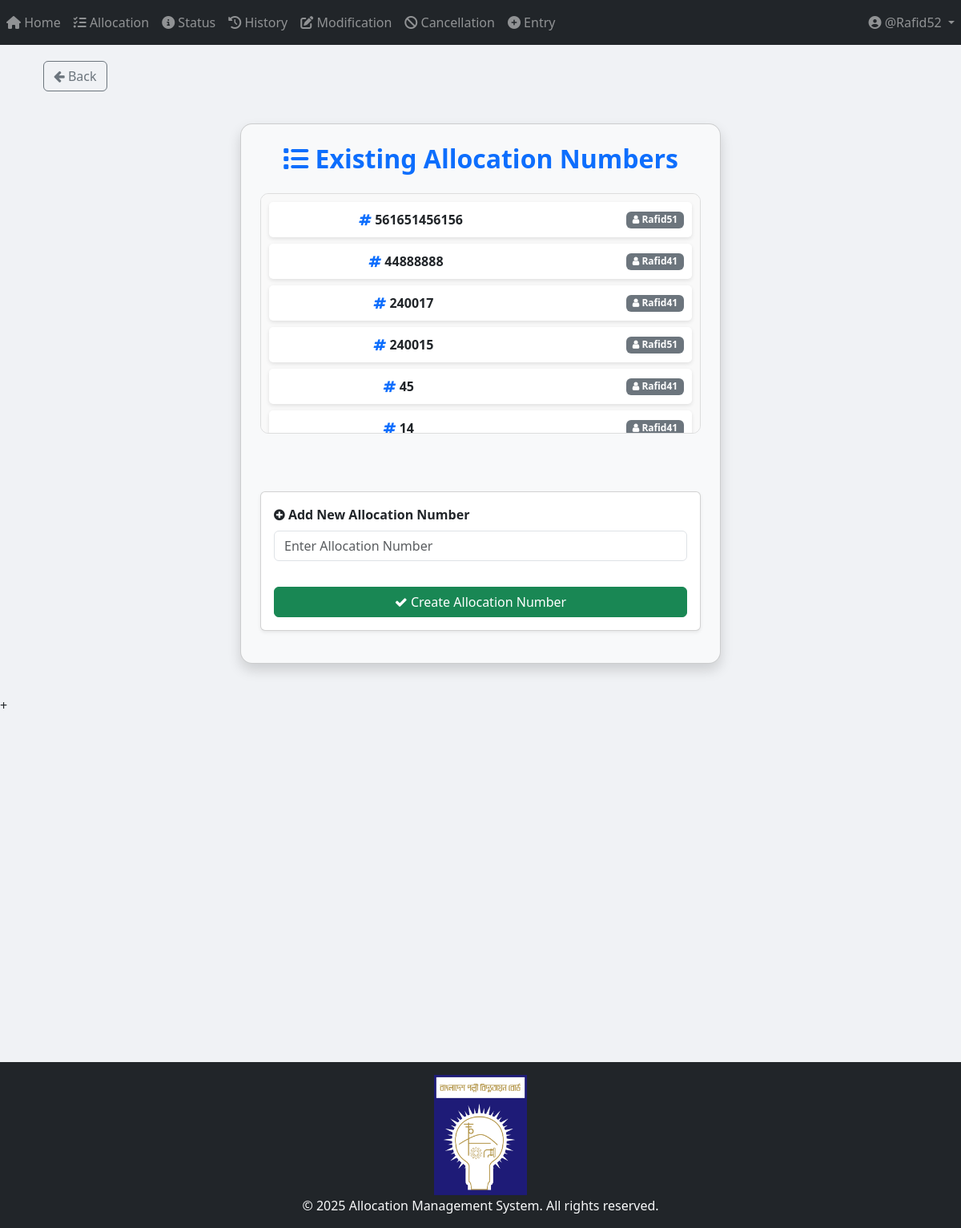
Page /allocation/view_allocation_numbers/ (signed in) on the committed database.
### App_Allocation/models.py (models this page shows, shortened)
class Allocation_Number(models.Model):
    allocation_no = models.IntegerField(unique=True)
    user = models.ForeignKey(User, on_delete=models.CASCADE)
    STATUS_CHOICES = [
        ("Pending Approval", "Pending Approval"),
        ("Allocated", "Allocated"),
        ("Cancelled", "Cancelled"),
        ("Modified", "Modified"),
    ]
    status = models.CharField(
        max_length=100, choices=STATUS_CHOICES, default="Pending Approval"
    )

### App_Allocation/views/view_allocation_numbers_and_Add_New.py (the view, shortened to what this page needs)
# urls.py: path("view_allocation_numbers/", views.view_allocation_numbers_and_Add_New, name="view_allocation_numbers_and_Add_New"),
@login_required
def view_allocation_numbers_and_Add_New(request):
    allocation_numbers = Allocation_Number.objects.all().order_by("-allocation_no")
    return render(
        request,
        "App_Allocation/view_allocation_numbers_and_Add_New.html",
        {"allocation_numbers": allocation_numbers},
    )

### templates/App_Allocation/view_allocation_numbers_and_Add_New.html (shortened to what this page needs)
{% extends 'base.html' %}
{% load crispy_forms_tags %}
{% load static %}
{% block body_block %}
<div class="container mt-.5">
    <a href="{% url 'App_Allocation:allocation_page' %}" class="btn btn-outline-secondary">
        <i class="fa fa-arrow-left"></i> Back
    </a>
</div>
<div class="container card-container card p-4 shadow bg-light">
    <h2 class="text-center text-primary"><i class="fas fa-list"></i> <b>Existing Allocation Numbers</b></h2>
<div class="list-container mt-3 mb-4">
    {% for allocation in allocation_numbers %}
        <div class="list-item d-flex justify-content-between align-items-center">
            <span class="mx-auto"><i class="fa fa-hashtag text-primary"></i> {{ allocation.allocation_no }}</span>
            <span class="badge bg-secondary ms-auto"><i class="fa fa-user"></i> {{ allocation.user.username }}</span>
        </div>
    {% empty %}
        <p class="text-center text-muted">No Allocation Numbers available.</p>
    {% endfor %}
</div>
    <br>
    <form method="post" class="card p-3 shadow-sm mt-4">
        <div class="form-group">
            <label for="allocation_no" class="fw-bold"><i class="fa fa-plus-circle"></i> <b>Add New Allocation Number</b></label>
            <input type="text" name="allocation_no" class="form-control" required placeholder="Enter Allocation Number">
        </div>
        <button type="submit" class="btn btn-success mt-3 w-100">
            <i class="fa fa-check"></i> Create Allocation Number
        </button>
    </form>
</div>
{% endblock %}

### templates/partials/navbar.html (shortened to what this page needs)
<nav class="navbar navbar-expand-sm navbar-dark bg-dark">
    <div class="collapse navbar-collapse" id="navbarNavDropdown">
        <ul class="navbar-nav mr-auto">
            {% if user.is_authenticated %}
                <li class="nav-item {% if request.resolver_match.url_name == 'home_page' %}active{% endif %}">
                    <a class="nav-link" href="{% url 'App_Home:home_page' %}">
                        <i class="fas fa-home"></i> Home
                    </a>
                </li>
                <li class="nav-item {% if request.resolver_match.url_name == 'allocation_page' %}active{% endif %}">
                    <a class="nav-link" href="{% url 'App_Allocation:allocation_page' %}">
                        <i class="fas fa-tasks"></i> Allocation
                    </a>
                </li>
                <li class="nav-item {% if request.resolver_match.url_name == 'status_page' %}active{% endif %}">
                    <a class="nav-link" href="{% url 'App_Status:status_page' %}">
                        <i class="fas fa-info-circle"></i> Status
                    </a>
                </li>
                <li class="nav-item {% if request.resolver_match.url_name == 'history_page' %}active{% endif %}">
                    <a class="nav-link" href="{% url 'App_History:history_page' %}">
                        <i class="fas fa-history"></i> History
                    </a>
                </li>
                <li class="nav-item {% if request.resolver_match.url_name == 'modification_menu' %}active{% endif %}">
                    <a class="nav-link" href="{% url 'App_Modification:modification_menu' %}">
                        <i class="fas fa-edit"></i> Modification
                    </a>
                </li>
                <li class="nav-item {% if request.resolver_match.url_name == 'cancellation' %}active{% endif %}">
                    <a class="nav-link" href="{% url 'App_Cancellation:cancellation' %}">
                        <i class="fas fa-ban"></i> Cancellation
                    </a>
                </li>
                <li class="nav-item {% if request.resolver_match.url_name == 'entry_page' %}active{% endif %}">
                    <a class="nav-link" href="{% url 'App_Entry:entry_page' %}">
                        <i class="fas fa-plus-circle"></i> Entry
                    </a>
                </li>
            {% endif %}
        </ul>
        <ul class="navbar-nav">
            {% if user.is_authenticated %}
                <li class="nav-item dropdown">
                    <a class="nav-link dropdown-toggle" href="#" id="userDropdown" role="button" data-toggle="dropdown">
                        <i class="fas fa-user-circle"></i> @{{ user.username }}
                    </a>
                </li>
            {% endif %}
        </ul>
    </div>
</nav>

### templates/App_Allocation/view_allocation_numbers_and_Add_New.html (style rules this page uses)
.card-container { max-width: 600px; margin: 40px auto; padding: 20px; border-radius: 15px; box-shadow: 0 4px 8px rgba(0, 0, 0, 0.2); }
.list-container { max-height: 300px; overflow-y: auto; border-radius: 10px; border: 1px solid #ddd; padding: 10px; background: #f9f9f9; }
.list-item { background: #fff; padding: 10px; margin-bottom: 8px; border-radius: 5px; box-shadow: 0 2px 5px rgba(0, 0, 0, 0.1); text-align: center; font-size: 16px; font-weight: 600; }

### templates/partials/footer.html (style rules this page uses)
html, body { height: 100%; margin: 0; }

### rows in the picture
Allocation_Number: allocation_no "561651456156", user.username "Rafid51"
Allocation_Number: allocation_no "44888888", user.username "Rafid41"
Allocation_Number: allocation_no "240017", user.username "Rafid41"
Allocation_Number: allocation_no "240015", user.username "Rafid51"
Allocation_Number: allocation_no "45", user.username "Rafid41"
Allocation_Number: allocation_no "14", user.username "Rafid41"

### other values in the picture
{{ user.username }} "Rafid52"
